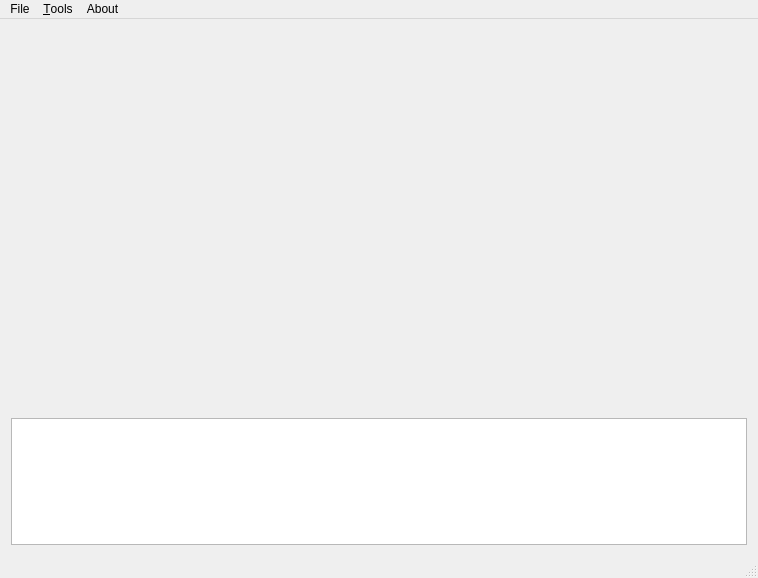
<?xml version="1.0" encoding="UTF-8"?>
<ui version="4.0">
 <class>DarkKnight</class>
 <widget class="QMainWindow" name="DarkKnight">
  <property name="geometry">
   <rect>
    <x>0</x>
    <y>0</y>
    <width>758</width>
    <height>578</height>
   </rect>
  </property>
  <property name="windowTitle">
   <string>DarkKnight</string>
  </property>
  <widget class="QWidget" name="centralWidget">
   <layout class="QVBoxLayout" name="verticalLayout" stretch="3,1">
    <item>
     <widget class="ChessBoard" name="boardWidget" native="true"/>
    </item>
    <item>
     <widget class="QPlainTextEdit" name="logTextEdit">
      <property name="readOnly">
       <bool>true</bool>
      </property>
     </widget>
    </item>
   </layout>
  </widget>
  <widget class="QMenuBar" name="menuBar">
   <property name="geometry">
    <rect>
     <x>0</x>
     <y>0</y>
     <width>758</width>
     <height>21</height>
    </rect>
   </property>
   <widget class="QMenu" name="menuFile">
    <property name="title">
     <string>File</string>
    </property>
    <addaction name="actionQuery"/>
    <addaction name="separator"/>
    <addaction name="actionExit"/>
   </widget>
   <widget class="QMenu" name="menuSettings">
    <property name="title">
     <string>&amp;Tools</string>
    </property>
    <addaction name="actionGameExplorer"/>
    <addaction name="actionQueryEditor"/>
    <addaction name="separator"/>
    <addaction name="actionSettings"/>
    <addaction name="actionAddNewFeatures"/>
    <addaction name="actionCheckForUpdates"/>
   </widget>
   <widget class="QMenu" name="menuAbout">
    <property name="title">
     <string>About</string>
    </property>
    <addaction name="actionAbout"/>
    <addaction name="actionAuthors"/>
   </widget>
   <addaction name="menuFile"/>
   <addaction name="menuSettings"/>
   <addaction name="menuAbout"/>
  </widget>
  <widget class="QStatusBar" name="statusBar"/>
  <action name="actionExit">
   <property name="text">
    <string>E&amp;xit</string>
   </property>
  </action>
  <action name="actionQuery">
   <property name="text">
    <string>Query</string>
   </property>
  </action>
  <action name="actionAbout">
   <property name="text">
    <string>&amp;About</string>
   </property>
  </action>
  <action name="actionAuthors">
   <property name="text">
    <string>&amp;Authors</string>
   </property>
  </action>
  <action name="actionSettings">
   <property name="text">
    <string>&amp;Settings</string>
   </property>
  </action>
  <action name="actionAddNewFeatures">
   <property name="text">
    <string>&amp;Add new features</string>
   </property>
  </action>
  <action name="actionCheckForUpdates">
   <property name="text">
    <string>Check for &amp;updates</string>
   </property>
  </action>
  <action name="actionQueryEditor">
   <property name="text">
    <string>Query &amp;editor</string>
   </property>
  </action>
  <action name="actionGameExplorer">
   <property name="text">
    <string>&amp;Game explorer</string>
   </property>
  </action>
 </widget>
 <layoutdefault spacing="6" margin="11"/>
 <customwidgets>
  <customwidget>
   <class>ChessBoard</class>
   <extends>QWidget</extends>
   <header location="global">ChessBoard.h</header>
   <container>1</container>
  </customwidget>
 </customwidgets>
 <resources/>
 <connections/>
</ui>
